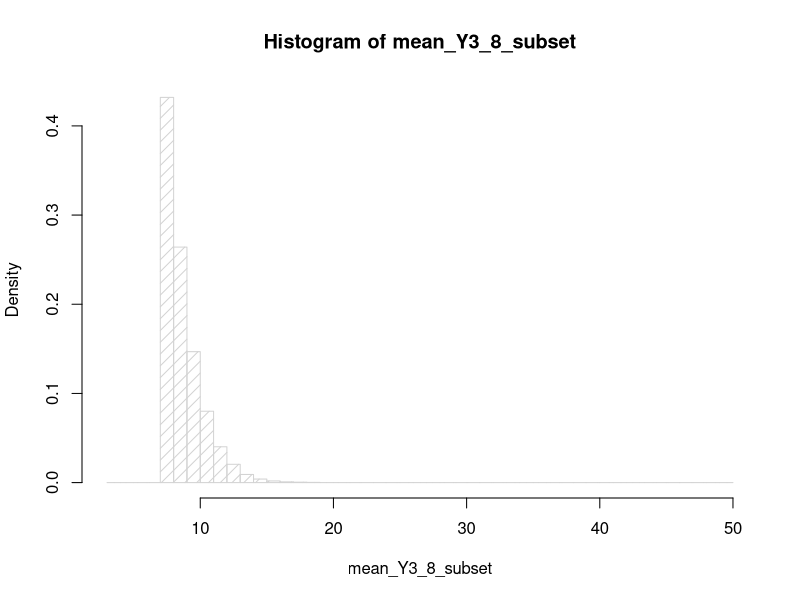
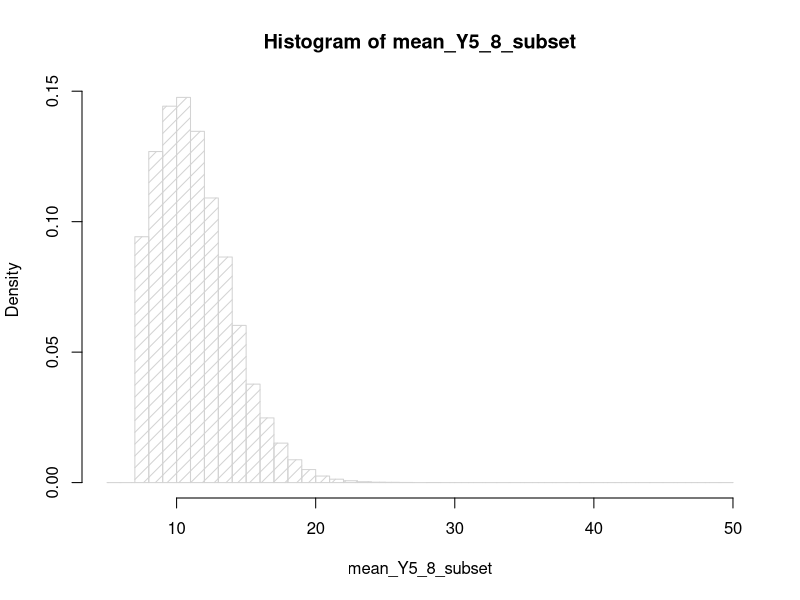

R code for these plots, in order:
# RopePaperScissors problem
rm(list = ls())

rps <- function(k) {
  
  # define number of lifes to the contestants
  A <- k
  B <- k
  
  # create a sequence of trys 
  move <- c('R', 'S', 'P')
  
  # game doesn't started yet ...
  total_trials <- 0
  
  # starting the game here
  while(A > 0 & B > 0) {
    
    # increase number of trials
    total_trials = total_trials + 1
    
    # sample the move for each player
    A_move <- sample(move, 1)
    B_move <- sample(move, 1)
    
    #
    # decision making algorithm here ...
    # tie? do nothing, otherwise check moves
    #
    if(A_move == B_move) {
      # tie
      # do nothing here
    } 
    else if (A_move == "R") {
      if(B_move == "S") {
        B = B - 1
      }
      else {
        A = A - 1
      }
    }
    else if (A_move == "S") {
      if(B_move == "P") {
        B = B - 1
      }
      else {
        A = A - 1
      }
    }
    else if (A_move == "P") {
      if(B_move == "R") {
        B = B - 1
      }
      else {
        A = A - 1
      }
    }
  }
  
  return(total_trials)
}


#
# *** START HERE: ***
# 

# predefined variables
n = 10^5
k3 = 3
k5 = 5

# 
# perform 10^5 simulation
# for 3 lives and 5 lives
#
Y3 <- replicate(n, rps(k3))
Y5 <- replicate(n, rps(k5))

#
# b) calculate average number of times
# needed for winning when number of lives is 3 and 5
#
mean_Y3 <- mean(Y3)
mean_Y5 <- mean(Y5)

#
# c) estimate the probability of
# 8 or more trials for both cases
#
mean_Y3_8 = mean(Y3 >= 8)
mean_Y5_8 = mean(Y5 >= 8)

#
# store all numbers that are
# >= 8 in a separate subset
#
mean_Y3_8_subset = Y3[Y3 >= 8]
mean_Y5_8_subset = Y5[Y5 >= 8]

#
# plot both results by means of
# histogram, prob: T; breaks: sequence (5, 50, 1)
#
hist(mean_Y3_8_subset, prob=T, density = 12, breaks = seq(k3, 50, 1))
hist(mean_Y5_8_subset, prob=T, density = 12, breaks = seq(k5, 50, 1))


